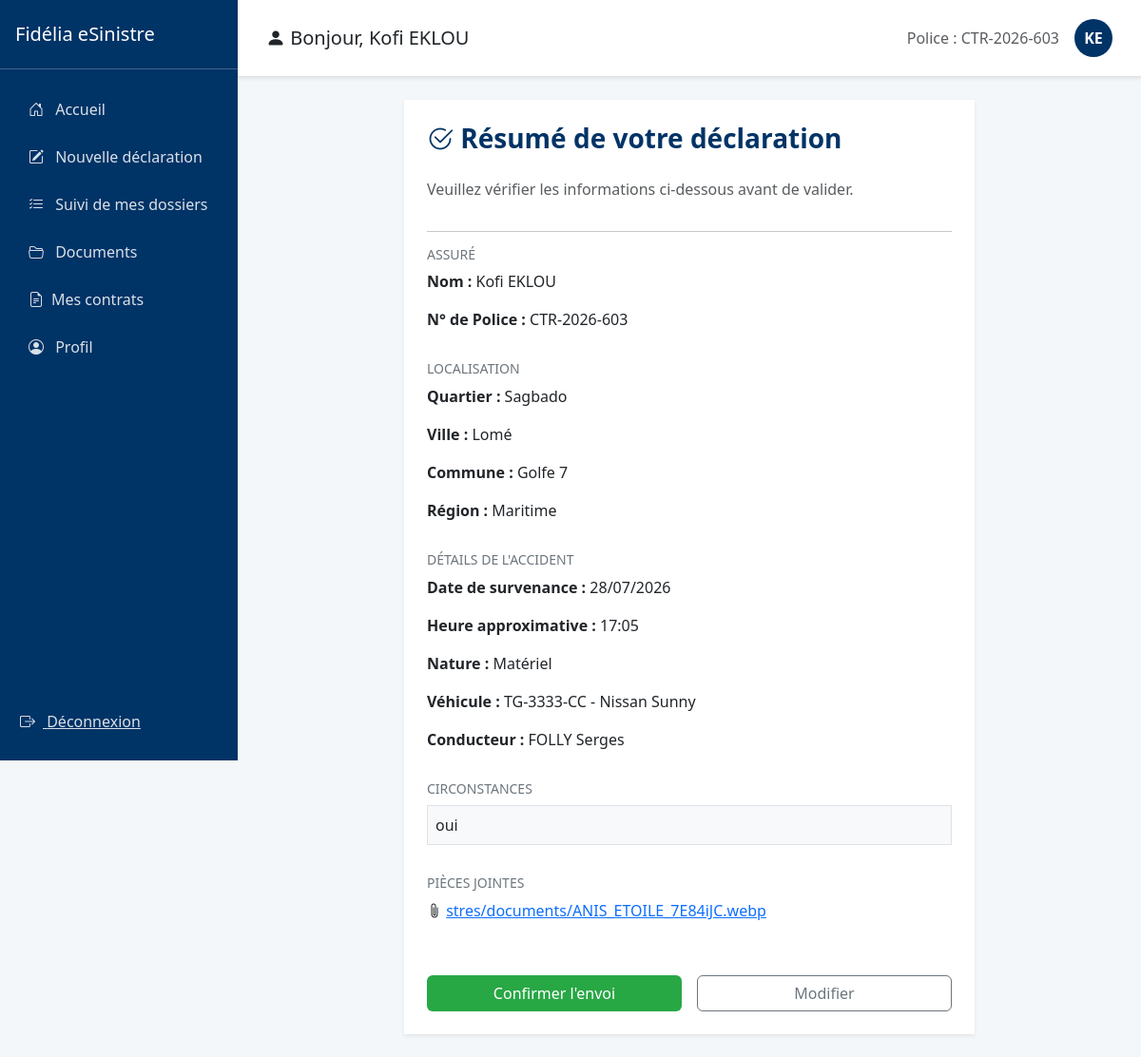
The app's page /sinistres/confirmation/ (signed in) with its own data.
### gestion_sinistres/models.py (models this page shows, shortened)
class Assure(models.Model):
    user = models.OneToOneField(User, on_delete=models.CASCADE, related_name='assure')
    numero_police = models.CharField(max_length=50, unique=True)
    telephone = models.CharField(max_length=20, blank=True, null=True)
    agence = models.ForeignKey(Agence, on_delete=models.SET_NULL, null=True, blank=True)
    compte_active = models.BooleanField(default=False)
    politique_confidentialite_acceptee = models.BooleanField(default=False)
    tentatives_echouees = models.PositiveSmallIntegerField(default=0)
    bloque_jusqu_a = models.DateTimeField(null=True, blank=True)

class Sinistre(models.Model):
    NATURE_CHOICES = [('C', 'Corporel'), ('M', 'Matériel'), ('X', 'Mixte')]
    STATUS_CHOICES = [
        ('SOUMIS', 'Soumis'),
        ('ATTENTE_COMPLEMENTS', 'En attente de compléments'),
        ('ATTENTE_VALIDATION', 'En attente de validation'),
        ('A_CORRIGER', 'A corriger'),
        ('EN_COURS', 'En cours'),
        ('CLOTURE', 'Clôturé'),
        ('SANS_SUITE', 'Sans suite'),
        ('REOUVERT', 'Réouvert'),
    ]
    nom_conducteur = models.CharField(max_length=100)
    immatriculation = models.CharField(max_length=50, blank=True, null=True, verbose_name="Immatriculation")
    numero_sinistre = models.CharField(max_length=20, unique=True)
    statut = models.CharField(max_length=30, choices=STATUS_CHOICES, default='SOUMIS')
    agent_traitant = models.CharField(max_length=100, blank=True, null=True)
    montant_estime = models.DecimalField(max_digits=12, decimal_places=2, default=0)
    prix_retenu = models.DecimalField(max_digits=12, decimal_places=2, null=True, blank=True)
    attestation_generee = models.BooleanField(default=False)
    date_attestation = models.DateTimeField(null=True, blank=True)
    date_cloture = models.DateTimeField(null=True, blank=True)
    indemnisation_validee = models.BooleanField(default=False)
    date_survenance = models.DateTimeField()
    date_declaration = models.DateTimeField(auto_now_add=True)
    heure_approximative = models.TimeField()
    circonstances = models.TextField()
    vehicule = models.ForeignKey(Vehicule, on_delete=models.CASCADE)
    region = models.ForeignKey(Region, on_delete=models.SET_NULL, null=True)
    commune = models.ForeignKey(Commune, on_delete=models.SET_NULL, null=True)
    ville = models.ForeignKey(Ville, on_delete=models.SET_NULL, null=True)
    quartier = models.CharField(max_length=150)
    nature = models.CharField(max_length=1, choices=NATURE_CHOICES)
    numero_point_vente = models.CharField(max_length=10, default="001")
    assure = models.ForeignKey(User, on_delete=models.CASCADE, related_name='sinistres')
    quittance = models.ForeignKey(Quittance, on_delete=models.SET_NULL, null=True, blank=True)
    lettre_derogation = models.FileField(upload_to='sinistres/derogations/', blank=True, null=True)
    autre_vehicule_implique = models.BooleanField(default=False)
    vehicule_adverse_immatriculation = models.CharField(max_length=50, blank=True, null=True)
    vehicule_adverse_marque = models.CharField(max_length=50, blank=True, null=True)
    vehicule_adverse_modele = models.CharField(max_length=50, blank=True, null=True)
    vehicule_adverse_compagnie = models.CharField(max_length=100, blank=True, null=True, verbose_name="Compagnie d'assurance (véhicule adverse)")
    nombre_blesses = models.PositiveSmallIntegerField(default=0)
    nombre_morts = models.PositiveSmallIntegerField(default=0)

class Ville(models.Model):
    commune = models.ForeignKey(Commune, on_delete=models.CASCADE)
    nom = models.CharField(max_length=100)
    def __str__(self): return self.nom

class Commune(models.Model):
    region = models.ForeignKey(Region, on_delete=models.CASCADE)
    nom = models.CharField(max_length=100)
    def __str__(self): return self.nom

class Region(models.Model):
    nom = models.CharField(max_length=100)
    def __str__(self): return self.nom

class Vehicule(models.Model):
    immatriculation = models.CharField(max_length=20, unique=True)
    marque = models.CharField(max_length=50)
    modele = models.CharField(max_length=50, null=True, blank=True)
    annee = models.IntegerField(null=True, blank=True)
    proprietaire = models.ForeignKey(User, on_delete=models.CASCADE, related_name='vehicules', null=True, blank=True)
    quittance = models.ForeignKey('Quittance', on_delete=models.CASCADE, related_name='vehicules', null=True, blank=True)
    def __str__(self):
        return f"{self.immatriculation} - {self.marque} {self.modele or 'Modèle non spécifié'}"

class PieceJointe(models.Model):
    sinistre = models.ForeignKey(Sinistre, on_delete=models.CASCADE, related_name='pieces')
    fichier = models.FileField(upload_to='sinistres/documents/')
    date_ajout = models.DateTimeField(auto_now_add=True)

### gestion_sinistres/views.py (the view)
# urls.py: path('confirmation/', views.confirmer_sinistre, name='confirmer_sinistre'),
@login_required
def confirmer_sinistre(request):
    sinistre_id = request.session.get('temp_sinistre_id')
    sinistre = Sinistre.objects.filter(id=sinistre_id, assure=request.user).first() if sinistre_id else None
    if not sinistre:
        request.session.pop('temp_sinistre_id', None)
        messages.error(request, "Aucune déclaration en cours. Merci de recommencer.")
        return redirect('declarer_sinistre')
    return render(request, 'confirmation.html', {'sinistre': sinistre, 'pieces': sinistre.pieces.all()})

### gestion_sinistres/templates/confirmation.html (shortened to what this page needs)
{% extends 'base_assure.html' %}
{% block content %}
<div class="container">
    <div class="card shadow-sm border-0 mx-auto p-4" style="max-width: 600px; border-top: 5px solid var(--fidelia-blue); border-radius: 0;">
        <h3 class="mb-4 fw-bold" style="color: var(--fidelia-blue) !important;">
            <i class="bi bi-check2-circle"></i> Résumé de votre déclaration
        </h3>
        <p class="text-muted">Veuillez vérifier les informations ci-dessous avant de valider.</p>
        <hr>
        <div class="mb-3">
            <h6 class="text-uppercase text-secondary small">Assuré</h6>
            <p><strong>Nom :</strong> {{ request.user.get_full_name|default:request.user.username }}</p>
            <p><strong>N° de Police :</strong> {{ request.user.assure.numero_police }}</p>
        </div>
        <div class="mb-3">
            <h6 class="text-uppercase text-secondary small">Localisation</h6>
            <p><strong>Quartier : </strong> {{ sinistre.quartier }}</p>
            <p><strong>Ville : </strong> {{ sinistre.ville }}</p>
            <p><strong>Commune : </strong> {{ sinistre.commune }}</p>
            <p><strong>Région : </strong> {{ sinistre.region }}</p>
        </div>
        <div class="mb-3">
            <h6 class="text-uppercase text-secondary small">Détails de l'accident</h6>
            <p><strong>Date de survenance : </strong> {{ sinistre.date_survenance|date:"d/m/Y" }}</p>
            <p><strong>Heure approximative : </strong>{{ sinistre.heure_approximative|time:"H:i" }}</p>
            <p><strong>Nature :  </strong> {{ sinistre.get_nature_display }}</p>
            <p><strong>Véhicule :</strong> {{ sinistre.vehicule }}</p>
            <p><strong>Conducteur : </strong> {{ sinistre.nom_conducteur }}</p>
        </div>
        <div class="mb-3">
            <h6 class="text-uppercase text-secondary small">Circonstances</h6>
            <p class="bg-light p-2 border">{{ sinistre.circonstances }}</p>
        </div>
        <div class="mb-3">
            <h6 class="text-uppercase text-secondary small">Pièces jointes</h6>
            {% if pieces %}
                <ul class="list-unstyled">
                    {% for piece in pieces %}
                    <li class="mb-1">
                        <i class="bi bi-paperclip"></i>
                        <a href="{{ piece.fichier.url }}" target="_blank">{{ piece.fichier.name|slice:"-40:" }}</a>
                    </li>
                    {% endfor %}
                </ul>
            {% else %}
                <p class="text-muted fst-italic">Aucune pièce jointe fournie.</p>
            {% endif %}
        </div>
        <form method="post" action="{% url 'finaliser_envoi' %}">
            <div class="d-flex gap-3 mt-4">
                <button type="submit" class="btn w-50" style="background-color: #28a745; color: white;">Confirmer l'envoi</button>
                <a href="{% url 'declarer_sinistre' %}" class="btn btn-outline-secondary w-50">Modifier</a>
            </div>
        </form>
    </div>
</div>
{% endblock %}

### gestion_sinistres/templates/base_assure.html (shortened to what this page needs)
<!DOCTYPE html>
<html lang="fr">
<head>
    <link href="https://cdn.jsdelivr.net/npm/bootstrap@5.3.0/dist/css/bootstrap.min.css" rel="stylesheet">
    <link rel="stylesheet" href="https://cdn.jsdelivr.net/npm/bootstrap-icons@1.11.0/font/bootstrap-icons.css">
</head>
<body>
    <nav class="sidebar">
        <div class="d-flex align-items-center justify-content-between py-4 px-3 border-bottom border-light border-opacity-25">
            <h5 class="mb-0">Fidélia eSinistre</h5>
        </div>
        <div class="py-3">
            <a href="{% url 'accueil_assure' %}" class="{% if request.resolver_match.url_name == 'accueil_assure' %}active{% endif %}"><i class="bi bi-house-door me-2"></i> Accueil</a>
            <a href="{% url 'declarer_sinistre' %}" class="{% if request.resolver_match.url_name == 'declarer_sinistre' %}active{% endif %}"><i class="bi bi-pencil-square me-2"></i> Nouvelle déclaration</a>
            <a href="{% url 'suivi_sinistres' %}" class="{% if request.resolver_match.url_name == 'suivi_sinistres' %}active{% endif %}"><i class="bi bi-list-check me-2"></i> Suivi de mes dossiers</a>
            <a href="{% url 'documents_assure' %}" class="{% if request.resolver_match.url_name == 'documents_assure' %}active{% endif %}"><i class="bi bi-folder2-open me-2"></i> Documents</a>
            <a href="{% url 'mes_contrats' %}" class="{% if request.resolver_match.url_name == 'mes_contrats' %}active{% endif %}"><i class="bi bi-file-earmark-text me-2"></i>Mes contrats</a>
            <a href="{% url 'profil_assure' %}" class="{% if request.resolver_match.url_name == 'profil_assure' %}active{% endif %}"><i class="bi bi-person-circle me-2"></i> Profil</a>
        </div>
        <div class="py-3 mt-auto">
            <form method="post" action="{% url 'logout' %}">
                <button type="submit" class="btn btn-link" style="color: rgba(255,255,255,0.85); padding: 12px 20px;">
                    <i class="bi bi-box-arrow-right me-2"></i> Déconnexion
                </button>
            </form>
        </div>
    </nav>
    <main class="main-content">
        <div class="header-user d-flex align-items-center justify-content-between shadow-sm">
            <div class="d-flex align-items-center">
                <h5 class="mb-0"><i class="bi bi-person-fill"></i> Bonjour, {{ request.user.get_full_name|default:request.user.username }}</h5>
            </div>
            <div class="d-flex align-items-center">
                <span class="text-muted me-3">Police : {{ request.user.assure.numero_police|default:"N/A" }}</span>
                <a href="{% url 'profil_assure' %}" class="user-badge text-decoration-none">{{ request.user.first_name|first|default:"U" }}{{ request.user.last_name|first|default:"I" }}</a>
            </div>
        </div>
        <div class="p-4">
            {% block content %}{% endblock %}
        </div>
    </main>
</body>
</html>

### gestion_sinistres/templates/base_assure.html (style rules this page uses)
:root { --fidelia-blue: #003366; }
body { background-color: #f4f7f9; font-family: 'Segoe UI', sans-serif; }
.sidebar { width: 250px; height: 100vh; background: var(--fidelia-blue); color: white; position: fixed; left: 0; top: 0; display: flex; flex-direction: column; }
.sidebar a { color: rgba(255, 255, 255, 0.85); display: block; padding: 12px 20px; text-decoration: none; border-radius: 6px; margin: 2px 10px; }
.main-content { margin-left: 250px; }
.header-user { background: white; padding: 20px 30px; border-bottom: 1px solid #e0e0e0; position: sticky; top: 0; z-index: 1020; }
.user-badge { width: 40px; height: 40px; border-radius: 50%; background: var(--fidelia-blue); color: white; display: flex; align-items: center; justify-content: center; font-weight: bold; }

### records on screen
Sinistre: quartier "Sagbado", ville "Lomé", commune "Golfe 7", region "Maritime", date_survenance "28/07/2026", heure_approximative "17:05", nature "Matériel", vehicule "TG-3333-CC - Nissan Sunny", nom_conducteur "FOLLY Serges", circonstances "oui"
PieceJointe: fichier.name "stres/documents/ANIS_ETOILE_7E84iJC.webp"

### other values on screen
{{ request.user.get_full_name|default:request.user.username }} "Kofi EKLOU"
{{ request.user.assure.numero_police|default:"N/A" }} "CTR-2026-603"
{{ request.user.first_name|first|default:"U" }} "K"
{{ request.user.last_name|first|default:"I" }} "E"
{{ request.user.assure.numero_police }} "CTR-2026-603"
